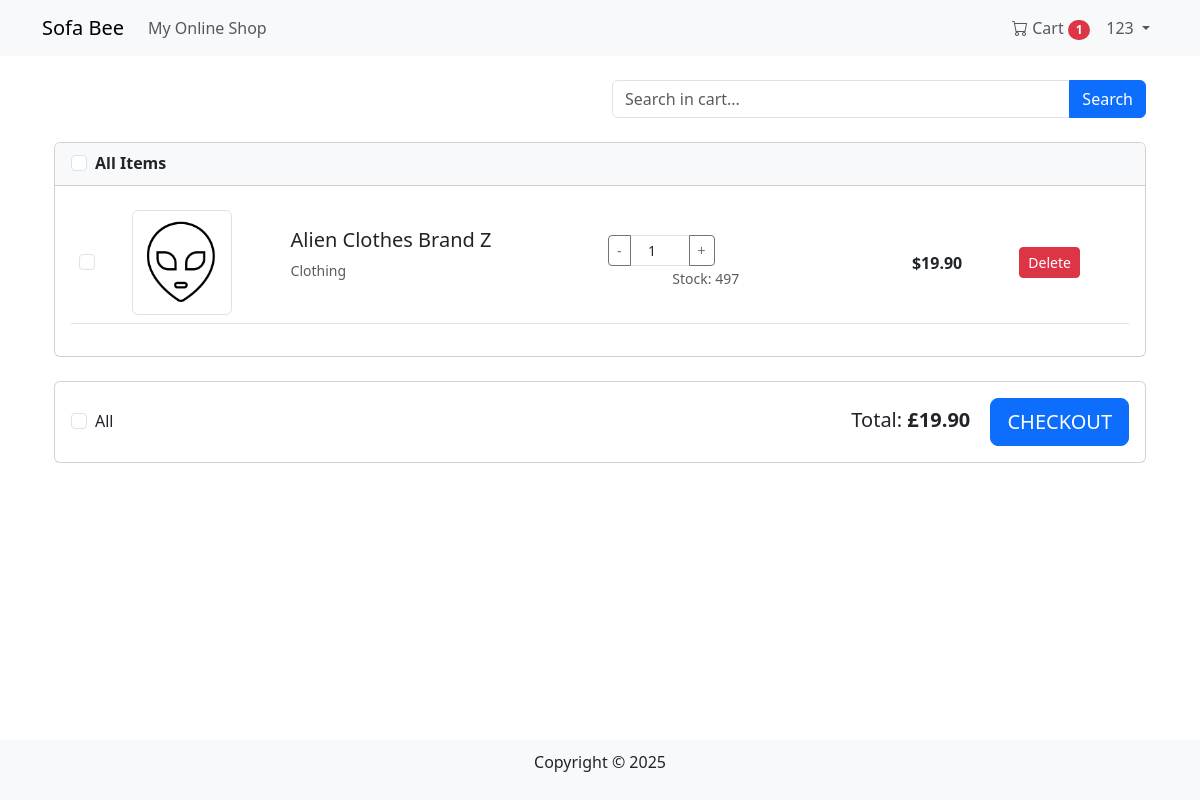
The app's page /cart/ (signed in) with its own data.
### cart/models.py (models this page shows)
class CartItem(models.Model):
    cart = models.ForeignKey(Cart, on_delete=models.CASCADE, related_name='items')
    product = models.ForeignKey(Product, on_delete=models.CASCADE, null=True, blank=True)
    variant = models.ForeignKey(ProductVariant, on_delete=models.CASCADE, null=True, blank=True)
    product_id_test = models.IntegerField(default=0)  # Field in the database
    quantity = models.PositiveIntegerField(default=1)
    added_at = models.DateTimeField(auto_now_add=True)
    product_name = models.CharField(max_length=255, null=True, blank=True)
    product_price = models.DecimalField(max_digits=10, decimal_places=2, null=True, blank=True)
    product_image = models.CharField(max_length=255, null=True, blank=True)
    def get_price(self):
        if self.product_price is not None:
            return self.product_price * self.quantity
        if self.variant:
            return self.variant.price * self.quantity
        if self.product:
            return self.product.price * self.quantity
        return 0
    class Meta:
        pass

### products/models.py (models this page shows, shortened)
class Product(models.Model):
    name = models.CharField(max_length=255)
    description = models.TextField()
    price = models.DecimalField(max_digits=10, decimal_places=2)
    category = models.ForeignKey(Category, on_delete=models.SET_NULL, null=True, blank=True)
    image = models.ImageField(upload_to='products/', blank=True, null=True)
    seller = models.ForeignKey(User, on_delete=models.CASCADE, null=True, blank=True)
    stock = models.PositiveIntegerField(default=0)
    created_at = models.DateTimeField(auto_now_add=True)

class Category(models.Model):
    name = models.CharField(max_length=255, unique=True)
    description = models.TextField(blank=True)

### cart/views.py (the view)
# urls.py: path('', views.cart_detail, name='cart_detail'),
@login_required
def cart_detail(request):
    cart = get_cart(request)
    if not cart:
        return redirect('users:login')
    cart_items = cart.items.all()
    query = request.GET.get('q', '')
    if query and False:  # Temporarily disable search function
        cart_items = cart_items.filter(
            Q(product__name__icontains=query) |
            Q(product__description__icontains=query)
        )
    shops_items = {"All Items": []}
    for item in cart_items:
        shops_items["All Items"].append(item)
    context = {
        'cart': cart,
        'shops_items': shops_items,
        'total_price': cart.get_total_price(),
    }
    return render(request, 'cart/cart.html', context)

### cart/context_processors.py (called while the page is built)
def cart_processor(request):
    cart = None
    cart_total_items = 0
    if request.user.is_authenticated:
        try:
            cart = Cart.objects.get(user=request.user)
            cart_total_items = cart.items.count()
        except Cart.DoesNotExist:
            pass
    return {
        'cart': cart,
        'cart_total_items': cart_total_items
    }

### cart/models.py (called while the page is built)
    def get_total_price(self):
        return sum(item.get_price() for item in self.items.all())

### cart/views.py (called while the page is built)
def get_cart(request):
    if request.user.is_authenticated:
        cart, created = Cart.objects.get_or_create(user=request.user)
        return cart
    return None

### cart/templates/cart/cart.html (shortened to what this page needs)
{% extends 'base.html' %}
{% load static %}
{% block extra_css %}
<link rel="stylesheet" href="{% static 'css/cart.css' %}">
{% endblock %}
{% block content %}
<div class="container my-4">
    <div class="row mb-4">
        <div class="col-md-6 offset-md-6">
            <div class="input-group">
                <input type="text" id="cart-search" class="form-control" placeholder="Search in cart..." value="{{ request.GET.q|default:'' }}">
                <button class="btn btn-primary" type="button" id="search-btn">Search</button>
            </div>
        </div>
    </div>
    {% if cart.items.count == 0 %}
        <div class="alert alert-info">
            Your cart is empty. <a href="{% url 'products:product_list' %}">Continue shopping</a>
        </div>
    {% else %}
        <form id="cart-form" method="post" action="{% url 'cart:checkout' %}">
            {% for shop_name, items in shops_items.items %}
                <div class="card mb-4">
                    <div class="card-header bg-light">
                        <div class="form-check">
                            <input class="form-check-input shop-checkbox" type="checkbox" value="{{ shop_name }}" id="shop-{{ forloop.counter }}">
                            <label class="form-check-label" for="shop-{{ forloop.counter }}">
                                <strong>{{ shop_name }}</strong>
                            </label>
                        </div>
                    </div>
                    <div class="card-body">
                        <div class="table-responsive">
                            <table class="table table-hover">
                                <tbody>
                                    {% for item in items %}
                                        <tr>
                                            <td class="align-middle" style="width: 5%;">
                                                <div class="form-check">
                                                    <input class="form-check-input item-checkbox"
                                                           type="checkbox"
                                                           name="items[]"
                                                           value="{{ item.id }}"
                                                           data-shop="{{ shop_name }}"
                                                           id="item-{{ item.id }}">
                                                </div>
                                            </td>
                                            <td class="align-middle" style="width: 15%;">
                                                {% if item.product_image %}
                                                <img src="{{ item.product_image }}" alt="{{ item.product_name|default:'Product' }}" class="img-thumbnail" style="max-width: 100px;">
                                                {% elif item.product and item.product.image %}
                                                <img src="{{ item.product.image.url }}" alt="{{ item.product.name }}" class="img-thumbnail" style="max-width: 100px;">
                                                {% else %}
                                                <div class="bg-light text-center py-4" style="width: 100px;">No Image</div>
                                                {% endif %}
                                            </td>
                                            <td class="align-middle" style="width: 30%;">
                                                <h5>
                                                    {% if item.product_name %}
                                                        {{ item.product_name }}
                                                    {% elif item.product and item.product.name %}
                                                        {{ item.product.name }}
                                                    {% else %}
                                                        Product
                                                    {% endif %}
                                                </h5>
                                                <p class="text-muted small">
                                                {% if item.product and item.product.category %}
                                                        {{ item.product.category.name }}
                                                {% else %}
                                                        Product
                                                {% endif %}
                                                </p>
                                            </td>
                                            <td class="align-middle text-center" style="width: 20%;">
                                                <div class="input-group input-group-sm">
                                                    <button class="btn btn-outline-secondary quantity-btn" type="button" data-action="decrease" data-item="{{ item.id }}">-</button>
                                                    <input type="number" class="form-control text-center quantity-input"
                                                           name="quantity-{{ item.id }}"
                                                           min="1"
                                                           max="{% if item.product %}{{ item.product.stock }}{% else %}99{% endif %}"
                                                           value="{{ item.quantity }}"
                                                           data-item="{{ item.id }}">
                                                    <button class="btn btn-outline-secondary quantity-btn" type="button" data-action="increase" data-item="{{ item.id }}">+</button>
                                                </div>
                                                <small class="text-muted">
                                                    {% if item.product %}
                                                        Stock: {{ item.product.stock }}
                                                    {% endif %}
                                                </small>
                                            </td>
                                            <td class="align-middle text-end" style="width: 15%;">
                                                <strong class="item-price" data-price="{% if item.product_price %}{{ item.product_price }}{% elif item.product and item.product.price %}{{ item.product.price }}{% else %}0{% endif %}" data-item="{{ item.id }}">
                                                    ${{ item.get_price }}
                                                </strong>
                                            </td>
                                            <td class="align-middle text-center" style="width: 15%;">
                                                <button type="button" class="btn btn-sm btn-danger remove-item" data-item="{{ item.id }}">Delete</button>
                                            </td>
                                        </tr>
                                    {% endfor %}
                                </tbody>
                            </table>
                        </div>
                    </div>
                </div>
            {% endfor %}
            <div class="card">
                <div class="card-body">
                    <div class="d-flex justify-content-between align-items-center">
                        <div class="form-check">
                            <input class="form-check-input" type="checkbox" id="select-all">
                            <label class="form-check-label" for="select-all">
                                All
                            </label>
                        </div>
                        <div>
                            <span class="h5 me-3">Total: <strong id="total-price">£{{ total_price }}</strong></span>
                            <button type="button" id="checkout-btn" class="btn btn-primary btn-lg">CHECKOUT</button>
                        </div>
                    </div>
                </div>
            </div>
        </form>
    {% endif %}
</div>
{% endblock %}

### products/templates/base.html (shortened to what this page needs)
<!DOCTYPE html>
<html lang="en">
<head>
    <link rel="stylesheet" href="https://cdn.jsdelivr.net/npm/bootstrap@5.3.0/dist/css/bootstrap.min.css">
    <link rel="stylesheet" href="https://cdn.jsdelivr.net/npm/bootstrap-icons@1.11.1/font/bootstrap-icons.css">
    {% block extra_css %}{% endblock %}
</head>
<body>
    <nav class="navbar navbar-expand-lg navbar-light bg-light">
        <div class="container">
            <a class="navbar-brand" href="{% url 'products:product_list' %}">Sofa Bee</a>
            <div class="collapse navbar-collapse" id="navbarNav">
                <ul class="navbar-nav me-auto">
                    <li class="nav-item"><a class="nav-link" href="{% url 'products:product_list' %}">My Online Shop</a></li>
                </ul>
                <ul class="navbar-nav">
                    {% if user.is_authenticated %}
                        <li class="nav-item">
                            <a class="nav-link" href="{% url 'cart:cart_detail' %}">
                                <i class="bi bi-cart"></i> Cart
                                {% if cart_total_items > 0 %}
                                    <span class="badge bg-danger rounded-pill">{{ cart_total_items }}</span>
                                {% endif %}
                            </a>
                        </li>
                        <li class="nav-item dropdown">
                            <a class="nav-link dropdown-toggle" href="#" id="userDropdown" role="button"
                              data-bs-toggle="dropdown" aria-expanded="false">
                                {{ user.username }}
                            </a>
                        </li>
                    {% else %}
                        <li class="nav-item"><a class="btn btn-primary" href="{% url 'users:login' %}">Log In</a></li>
                    {% endif %}
                </ul>
            </div>
        </div>
    </nav>
    <div class="container content">
        {% block content %}{% endblock %}
    </div>
    <footer>
        <p>Copyright © 2025</p>
    </footer>
</body>
</html>

### static/css/cart.css (style rules this page uses)
.quantity-input { max-width: 60px; text-align: center; }

### products/templates/base.html (style rules this page uses)
body { display: flex; flex-direction: column; min-height: 100vh; }
.content { flex: 1; }
footer { text-align: center; padding: 10px 0; background-color: #f8f9fa; }

### records on screen
CartItem: shop_name "All Items", product_image (picture), product_name "Alien Clothes Brand Z", product.category.name "Clothing", id "1", product.stock "497", get_price "19.90"

### other values on screen
{{ cart_total_items }} "1"
{{ user.username }} "123"
{{ total_price }} "19.90"
